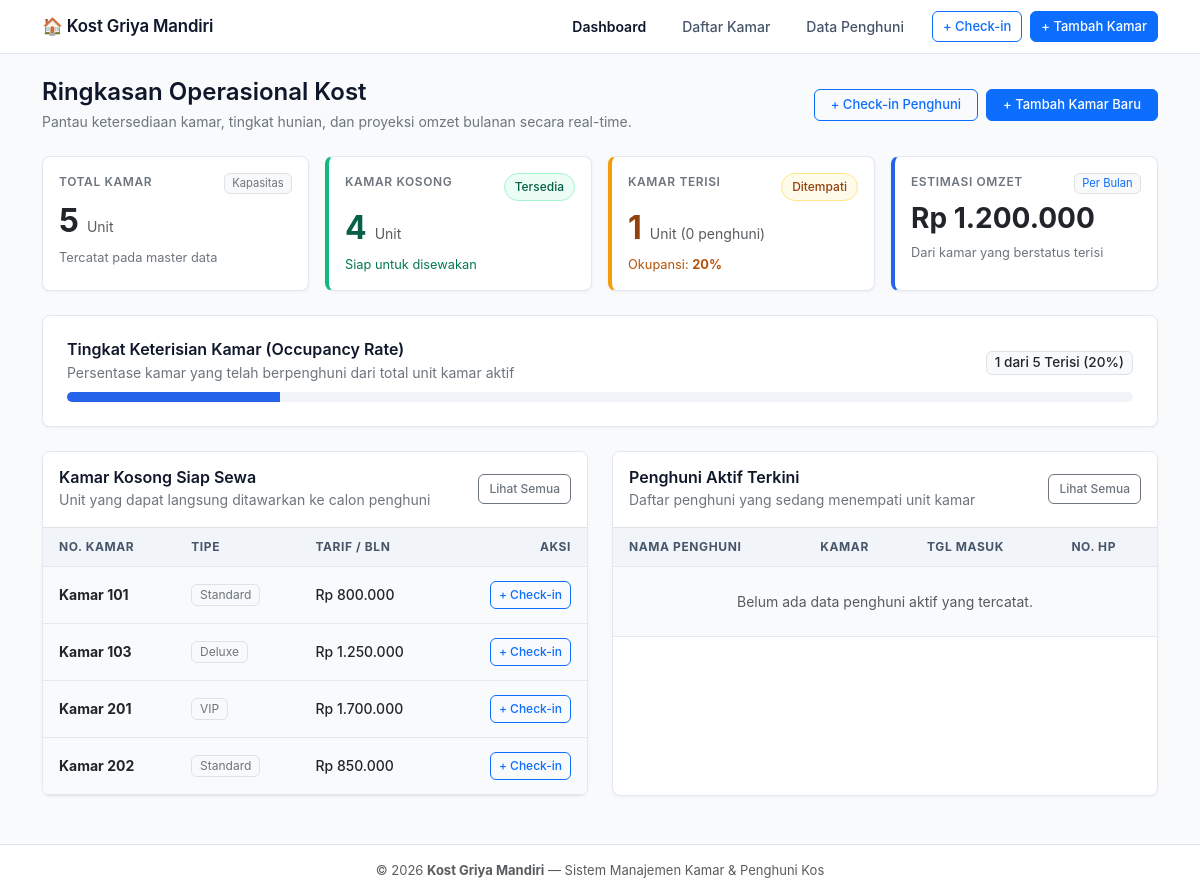
The app's page /, older data.
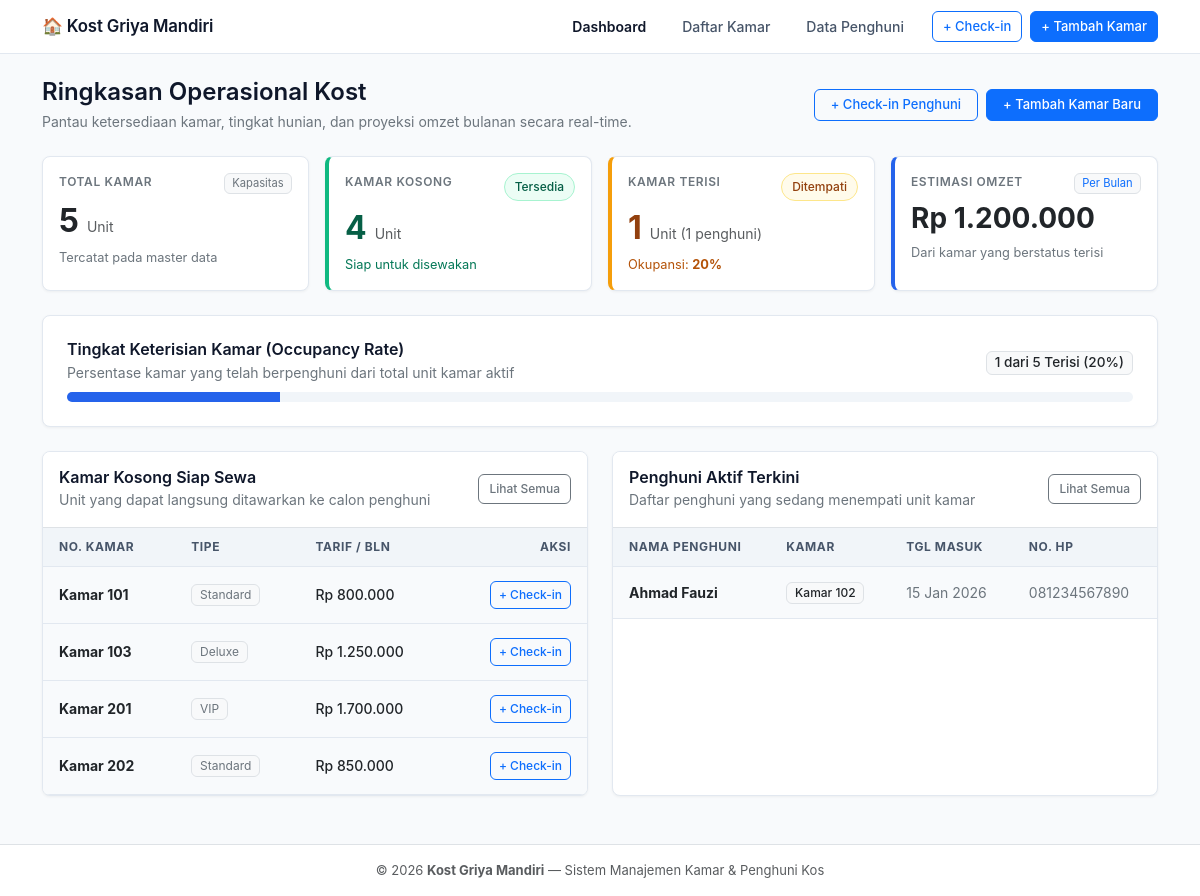
The same page, newer data.
### tables this page shows
CREATE TABLE `kamar` (
    `id` INT AUTO_INCREMENT PRIMARY KEY,
    `nomor` VARCHAR(50) NOT NULL UNIQUE,
    `tipe` VARCHAR(50) NOT NULL,
    `harga` DECIMAL(12, 2) NOT NULL,
    `fasilitas` TEXT NULL,
    `status` ENUM('tersedia', 'terisi') NOT NULL DEFAULT 'tersedia',
    `created_at` TIMESTAMP DEFAULT CURRENT_TIMESTAMP
);

CREATE TABLE `penghuni` (
    `id` INT AUTO_INCREMENT PRIMARY KEY,
    `kamar_id` INT NOT NULL,
    `nama_lengkap` VARCHAR(100) NOT NULL,
    `nik` VARCHAR(20) NOT NULL,
    `no_hp` VARCHAR(20) NOT NULL,
    `tgl_masuk` DATE NOT NULL,
    `tgl_keluar` DATE NULL,
    `status_sewa` ENUM('aktif', 'selesai') NOT NULL DEFAULT 'aktif',
    `created_at` TIMESTAMP DEFAULT CURRENT_TIMESTAMP,
    CONSTRAINT `fk_penghuni_kamar` FOREIGN KEY (`kamar_id`) REFERENCES `kamar` (`id`) ON DELETE RESTRICT ON UPDATE CASCADE
);

### views/dashboard/index.php (the view)
<div class="d-flex flex-column flex-md-row justify-content-between align-items-md-center gap-3 mb-4">
    <div>
        <h2 class="h4 fw-semibold mb-1" style="color: #0f172a;">Ringkasan Operasional Kost</h2>
        <p class="text-secondary small mb-0">Pantau ketersediaan kamar, tingkat hunian, dan proyeksi omzet bulanan secara real-time.</p>
    </div>
    <div class="d-flex gap-2">
        <a href="<?= BASE_URL ?>/penghuni/tambah" class="btn btn-outline-primary btn-sm px-3 shadow-none">
            + Check-in Penghuni
        </a>
        <a href="<?= BASE_URL ?>/kamar/tambah" class="btn btn-primary btn-sm px-3 shadow-none">
            + Tambah Kamar Baru
        </a>
    </div>
</div>
<div class="row g-3 mb-4">
    <div class="col-12 col-sm-6 col-lg-3">
        <div class="card card-custom h-100 p-3">
            <div class="d-flex justify-content-between align-items-start mb-2">
                <span class="text-secondary small text-uppercase fw-semibold" style="letter-spacing: 0.05em; font-size: 0.75rem;">Total Kamar</span>
                <span class="badge bg-light text-secondary border fw-normal" style="font-size: 0.7rem;">Kapasitas</span>
            </div>
            <div class="d-flex align-items-baseline gap-2">
                <span class="h2 fw-bold text-dark mb-0"><?= $totalKamar ?></span>
                <span class="text-muted small">Unit</span>
            </div>
            <div class="mt-2 text-secondary small" style="font-size: 0.8rem;">
                Tercatat pada master data
            </div>
        </div>
    </div>
    <div class="col-12 col-sm-6 col-lg-3">
        <div class="card card-custom h-100 p-3" style="border-left: 4px solid #10b981;">
            <div class="d-flex justify-content-between align-items-start mb-2">
                <span class="text-secondary small text-uppercase fw-semibold" style="letter-spacing: 0.05em; font-size: 0.75rem;">Kamar Kosong</span>
                <span class="badge-tersedia">Tersedia</span>
            </div>
            <div class="d-flex align-items-baseline gap-2">
                <span class="h2 fw-bold mb-0" style="color: #065f46;"><?= $kamarTersedia ?></span>
                <span class="text-muted small">Unit</span>
            </div>
            <div class="mt-2 small" style="color: #047857; font-size: 0.8rem;">
                Siap untuk disewakan
            </div>
        </div>
    </div>
    <div class="col-12 col-sm-6 col-lg-3">
        <div class="card card-custom h-100 p-3" style="border-left: 4px solid #f59e0b;">
            <div class="d-flex justify-content-between align-items-start mb-2">
                <span class="text-secondary small text-uppercase fw-semibold" style="letter-spacing: 0.05em; font-size: 0.75rem;">Kamar Terisi</span>
                <span class="badge-terisi">Ditempati</span>
            </div>
            <div class="d-flex align-items-baseline gap-2">
                <span class="h2 fw-bold mb-0" style="color: #92400e;"><?= $kamarTerisi ?></span>
                <span class="text-muted small">Unit (<?= $totalPenghuni ?> penghuni)</span>
            </div>
            <div class="mt-2 small" style="color: #b45309; font-size: 0.8rem;">
                Okupansi: <strong><?= $okupansiPersen ?>%</strong>
            </div>
        </div>
    </div>
    <div class="col-12 col-sm-6 col-lg-3">
        <div class="card card-custom h-100 p-3" style="border-left: 4px solid #2563eb;">
            <div class="d-flex justify-content-between align-items-start mb-2">
                <span class="text-secondary small text-uppercase fw-semibold" style="letter-spacing: 0.05em; font-size: 0.75rem;">Estimasi Omzet</span>
                <span class="badge bg-light text-primary border fw-normal" style="font-size: 0.7rem;">Per Bulan</span>
            </div>
            <div class="h3 fw-bold text-dark mb-0">
                Rp <?= number_format($estimasiOmzet, 0, ',', '.') ?>
            </div>
            <div class="mt-2 text-secondary small" style="font-size: 0.8rem;">
                Dari kamar yang berstatus terisi
            </div>
        </div>
    </div>
</div>
<div class="card card-custom p-3 p-md-4 mb-4">
    <div class="d-flex flex-column flex-md-row justify-content-between align-items-md-center gap-2 mb-2">
        <div>
            <h6 class="fw-semibold mb-0" style="color: #0f172a;">Tingkat Keterisian Kamar (Occupancy Rate)</h6>
            <small class="text-secondary">Persentase kamar yang telah berpenghuni dari total unit kamar aktif</small>
        </div>
        <div class="text-md-end">
            <span class="badge bg-light text-dark border px-2 py-1 fw-medium" style="font-size: 0.85rem;">
                <?= $kamarTerisi ?> dari <?= $totalKamar ?> Terisi (<?= $okupansiPersen ?>%)
            </span>
        </div>
    </div>
    <div class="progress" style="height: 10px; background-color: #f1f5f9; border-radius: 6px;">
        <div class="progress-bar" role="progressbar" style="width: <?= $okupansiPersen ?>%; background-color: #2563eb;" aria-valuenow="<?= $okupansiPersen ?>" aria-valuemin="0" aria-valuemax="100"></div>
    </div>
</div>
<div class="row g-4">
    <div class="col-12 col-lg-6">
        <div class="card card-custom p-0 overflow-hidden h-100">
            <div class="p-3 border-bottom d-flex justify-content-between align-items-center bg-white">
                <div>
                    <h6 class="fw-semibold mb-0" style="color: #0f172a;">Kamar Kosong Siap Sewa</h6>
                    <small class="text-secondary">Unit yang dapat langsung ditawarkan ke calon penghuni</small>
                </div>
                <a href="<?= BASE_URL ?>/kamar?status=tersedia" class="btn btn-outline-secondary btn-sm" style="font-size: 0.75rem;">
                    Lihat Semua
                </a>
            </div>
            <div class="table-responsive">
                <table class="table table-hover table-custom mb-0">
                    <thead>
                        <tr>
                            <th>No. Kamar</th>
                            <th>Tipe</th>
                            <th>Tarif / Bln</th>
                            <th class="text-end">Aksi</th>
                        </tr>
                    </thead>
                    <tbody>
                        <?php if (empty($kamarKosongList)): ?>
                            <tr>
                                <td colspan="4" class="text-center py-4 text-muted small">
                                    Semua unit kamar saat ini sedang terisi penuh.
                                </td>
                            </tr>
                        <?php else: ?>
                            <?php foreach ($kamarKosongList as $kamar): ?>
                                <tr>
                                    <td>
                                        <strong class="text-dark">Kamar <?= htmlspecialchars($kamar['nomor']) ?></strong>
                                    </td>
                                    <td>
                                        <span class="badge bg-light text-secondary border fw-normal" style="font-size: 0.75rem;">
                                            <?= htmlspecialchars($kamar['tipe']) ?>
                                        </span>
                                    </td>
                                    <td class="text-dark fw-medium">
                                        Rp <?= number_format((float)$kamar['harga'], 0, ',', '.') ?>
                                    </td>
                                    <td class="text-end">
                                        <a href="<?= BASE_URL ?>/penghuni/tambah?kamar_id=<?= $kamar['id'] ?>" class="btn btn-outline-primary btn-sm py-1 px-2" style="font-size: 0.75rem;">
                                            + Check-in
                                        </a>
                                    </td>
                                </tr>
                            <?php endforeach; ?>
                        <?php endif; ?>
                    </tbody>
                </table>
            </div>
        </div>
    </div>
    <div class="col-12 col-lg-6">
        <div class="card card-custom p-0 overflow-hidden h-100">
            <div class="p-3 border-bottom d-flex justify-content-between align-items-center bg-white">
                <div>
                    <h6 class="fw-semibold mb-0" style="color: #0f172a;">Penghuni Aktif Terkini</h6>
                    <small class="text-secondary">Daftar penghuni yang sedang menempati unit kamar</small>
                </div>
                <a href="<?= BASE_URL ?>/penghuni" class="btn btn-outline-secondary btn-sm" style="font-size: 0.75rem;">
                    Lihat Semua
                </a>
            </div>
            <div class="table-responsive">
                <table class="table table-hover table-custom mb-0">
                    <thead>
                        <tr>
                            <th>Nama Penghuni</th>
                            <th>Kamar</th>
                            <th>Tgl Masuk</th>
                            <th>No. HP</th>
                        </tr>
                    </thead>
                    <tbody>
                        <?php if (empty($penghuniTerbaru)): ?>
                            <tr>
                                <td colspan="4" class="text-center py-4 text-muted small">
                                    Belum ada data penghuni aktif yang tercatat.
                                </td>
                            </tr>
                        <?php else: ?>
                            <?php foreach ($penghuniTerbaru as $p): ?>
                                <tr>
                                    <td>
                                        <strong class="text-dark"><?= htmlspecialchars($p['nama_lengkap']) ?></strong>
                                    </td>
                                    <td>
                                        <span class="badge bg-light text-dark border fw-medium" style="font-size: 0.75rem;">
                                            Kamar <?= htmlspecialchars($p['nomor_kamar'] ?? $p['nomor'] ?? '-') ?>
                                        </span>
                                    </td>
                                    <td class="text-secondary small">
                                        <?= date('d M Y', strtotime($p['tgl_masuk'])) ?>
                                    </td>
                                    <td class="text-secondary small">
                                        <?= htmlspecialchars($p['no_hp']) ?>
                                    </td>
                                </tr>
                            <?php endforeach; ?>
                        <?php endif; ?>
                    </tbody>
                </table>
            </div>
        </div>
    </div>
</div>

Row changes from the older to the newer data that the page shows:
added penghuni: nama_lengkap "Ahmad Fauzi", kamar.nomor "102", tgl_masuk "15 Jan 2026", no_hp "081234567890"
Text that changed along with them:
$totalPenghuni: "0" → "1"
text no longer shown: "Belum ada data penghuni aktif yang tercatat."
